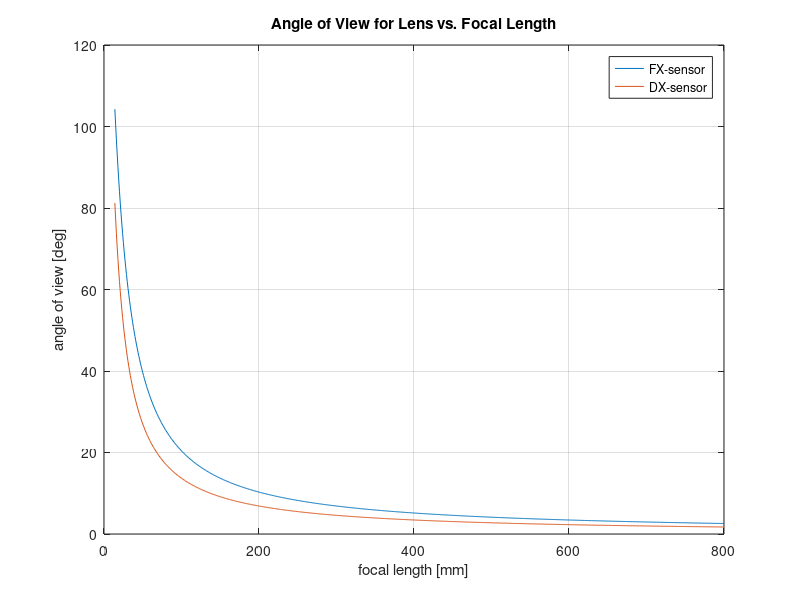
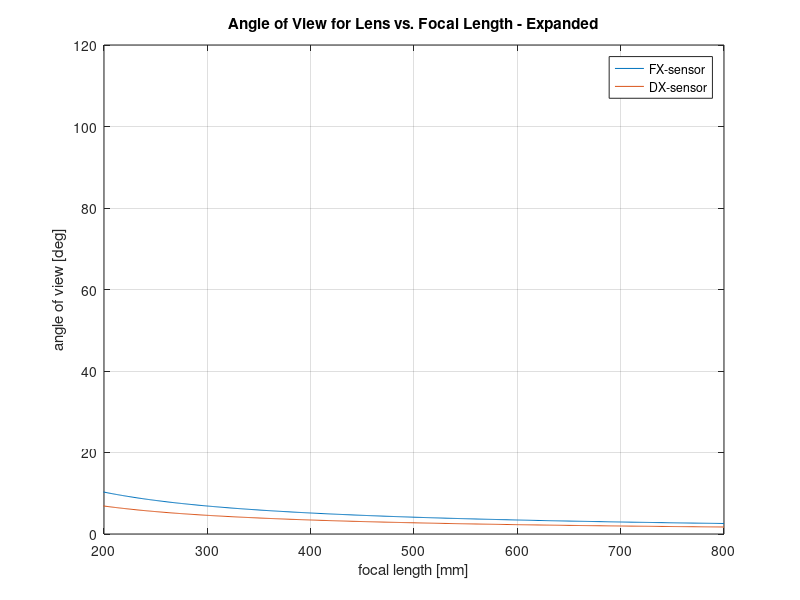
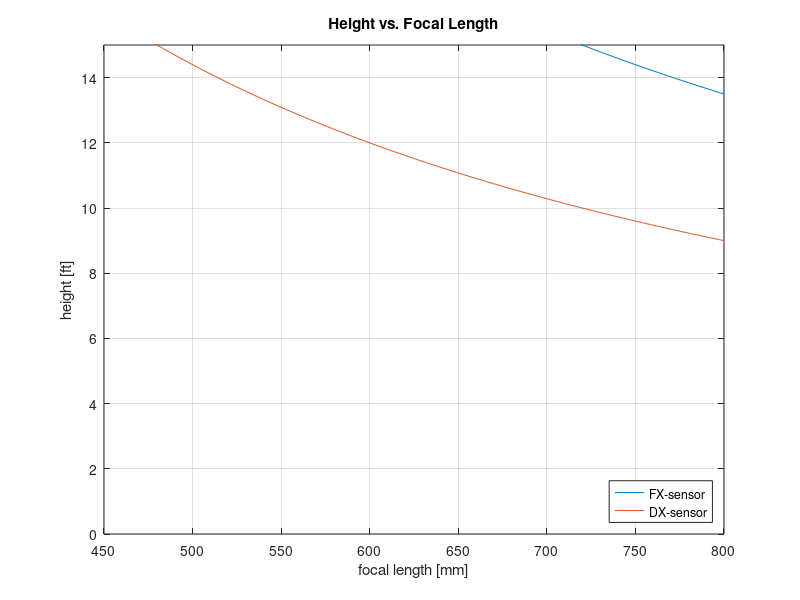

Recreate these plots in MATLAB, in order.
% esther shore
% egr-101
% homework 7, question 2

clear; clc; close all;

% given sensor sizes in mm
H_FX = 36;
H_DX = 24;

f = 14:800; % vector of focal lengths from 14 to 800 mm

% angle of view functions with vectorization
theta_FX = 2.*atand(H_FX./(2.*f));
theta_DX = 2.*atand(H_DX./(2.*f));

plot(f,theta_FX)
grid on
hold on
plot(f,theta_DX)
xlabel('focal length [mm]')
ylabel('angle of view [deg]')
title('Angle of View for Lens vs. Focal Length')
legend('FX-sensor','DX-sensor')

savefig('hmwk7Q2a.fig')

% plot with x limit
figure
plot(f,theta_FX)
grid on
hold on
plot(f,theta_DX)
xlim([200,800])
xlabel('focal length [mm]')
ylabel('angle of view [deg]')
title('Angle of View for Lens vs. Focal Length - Expanded')
legend('FX-sensor','DX-sensor')

savefig('hmwk7Q2b.fig')

% given distance in ft
R = 300;

% height functions with vectorization
height_FX = R.*deg2rad(theta_FX);
height_DX = R.*deg2rad(theta_DX);

figure
plot(f,height_FX)
grid on
hold on
plot(f,height_DX)
xlim([450,800])
ylim([0,15])
xlabel('focal length [mm]')
ylabel('height [ft]')
title('Height vs. Focal Length')
legend('FX-sensor','DX-sensor','Location','southeast')

savefig('hmwk7Q2c.fig')